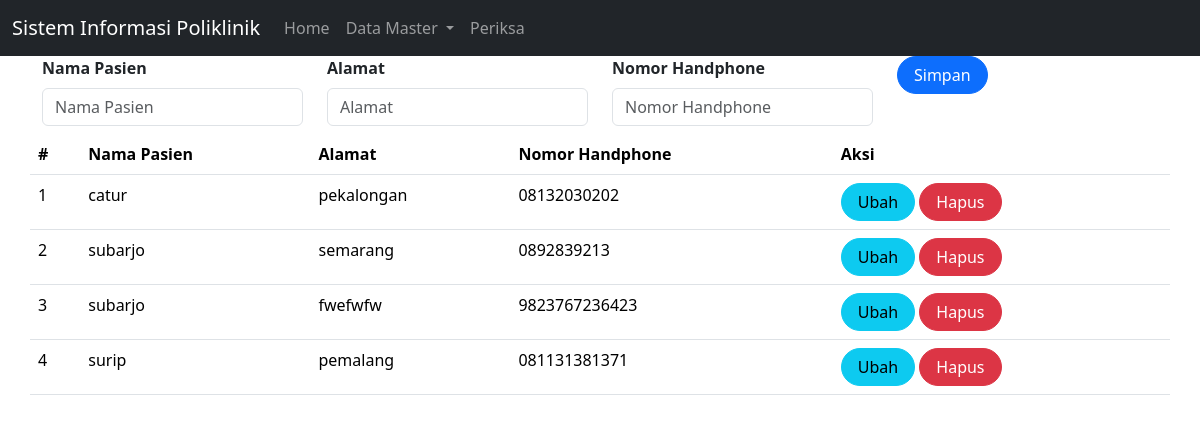
The app's page /pasien.php with its own data.
### tables this page shows
CREATE TABLE `pasien` (
  `id` int(10) NOT NULL AUTO_INCREMENT,
  `nama` varchar(100) NOT NULL,
  `alamat` varchar(100) NOT NULL,
  `no_hp` varchar(20) NOT NULL,
  PRIMARY KEY (`id`)
);

### pasien.php (the view, shortened to what this page needs)
<!doctype html>
<html lang="en">
  <head>
    <link href="https://cdn.jsdelivr.net/npm/bootstrap@5.3.2/dist/css/bootstrap.min.css" rel="stylesheet">
  </head>
  <body>
  <nav class="navbar navbar-expand-lg  navbar-dark bg-dark">
  <div class="container-fluid">
    <a class="navbar-brand" href="#">
      Sistem Informasi Poliklinik
    </a>
    <div class="collapse navbar-collapse" id="navbarNavDropdown">
      <ul class="navbar-nav">
        <li class="nav-item">
          <a class="nav-link" aria-current="page" href="index.php">
            Home
          </a>
        </li>
        <li class="nav-item dropdown">
          <a class="nav-link dropdown-toggle" href="#" role="button"
          data-bs-toggle="dropdown" aria-expanded="false">
            Data Master
          </a>
        </li>
        <li class="nav-item">
          <a class="nav-link"
          href="periksa.php?page=periksa">
            Periksa
          </a>
        </li>
      </ul>
    </div>
  </div>
</nav>
<?php
include'koneksi.php';
?>
<body>
    <div class="container">
    <form class="form row" method="POST" action="" name="myForm" onsubmit="return(validate());">
    <?php
    $nama = '';
    $alamat = '';
    $no_hp = '';
    ?>
     <div class="col">
        <label for="inputNama" class="form-label fw-bold">
            Nama Pasien
        </label>
        <input type="varchar" class="form-control" name="nama" id="inputNama" placeholder="Nama Pasien" value="<?php echo $nama ?>">
    </div>
    <div class="col">
        <label for="inputAlamat" class="form-label fw-bold">
            Alamat
        </label>
        <input type="varchar" class="form-control" name="alamat" id="inputAlamat" placeholder="Alamat" value="<?php echo $alamat ?>">
    </div>
    <div class="col mb-2">
        <label for="inputNo_hp" class="form-label fw-bold">
        Nomor Handphone
        </label>
        <input type="varchar" class="form-control" name="no_hp" id="inputNo_hp" placeholder="Nomor Handphone" value="<?php echo $no_hp ?>">
    </div>
    <div class="col">
        <button type="submit" class="btn btn-primary rounded-pill px-3" name="simpan">Simpan</button>
    </div>
<table class="table table-hover">
    <thead>
        <tr>
            <th scope="col">#</th>
            <th scope="col">Nama Pasien</th>
            <th scope="col">Alamat</th>
            <th scope="col">Nomor Handphone</th>
            <th scope="col">Aksi</th>
        </tr>
    </thead>
    <tbody>
    <?php
   $result = mysqli_query(
    $mysqli,"SELECT * FROM pasien ORDER BY nama"
    );
$no = 1;
while ($data = mysqli_fetch_array($result)) {
?>
    <tr>
        <td><?php echo $no++ ?></td>
        <td><?php echo $data['nama'] ?></td>
        <td><?php echo $data['alamat'] ?></td>
        <td><?php echo $data['no_hp'] ?></td>
                <td>
                    <a class="btn btn-info rounded-pill px-3"
                    href="pasien.php?id=<?php echo $data['id'] ?>">Ubah
                    </a>
                    <a class="btn btn-danger rounded-pill px-3"
                    href="pasien.php?id=<?php echo $data['id'] ?>&aksi=hapus">Hapus
                    </a>
                </td>
            </tr>
        <?php
        }
        ?>
    </tbody>
</form>
</body>
</html>

### records on screen
pasien: nama "catur", alamat "pekalongan", no_hp "08132030202"
pasien: nama "subarjo", alamat "semarang", no_hp "0892839213"
pasien: nama "subarjo", alamat "fwefwfw", no_hp "9823767236423"
pasien: nama "surip", alamat "pemalang", no_hp "081131381371"
